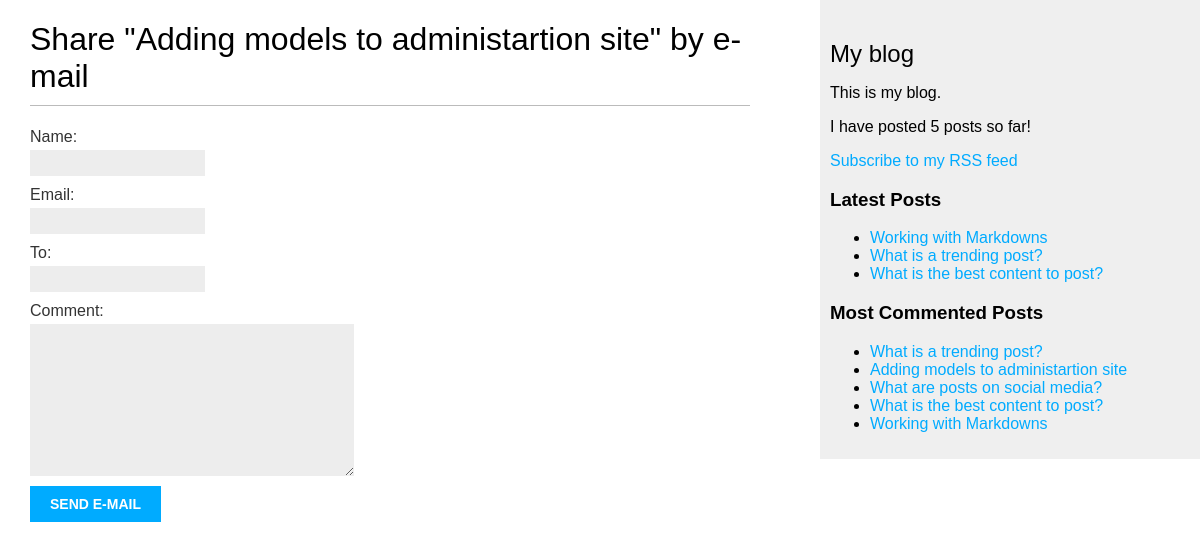
Screenshot of /blog/1/share/ with the database file from the repository.
### blog/models.py (models this page shows, shortened)
class Post(models.Model):
    class Status(models.TextChoices):
        DRAFT = 'DF', 'Draft'
        PUBLISHED = 'PB', 'Published'
    tag = TaggableManager()
    title = models.CharField(max_length = 250)
    slug = models.SlugField(max_length = 250, unique_for_date = 'publish')
    author = models.ForeignKey(User, on_delete = models.CASCADE, related_name = 'blog_posts')
    body = models.TextField()
    publish = models.DateTimeField(default = timezone.now)
    created = models.DateTimeField(auto_now_add = True)
    updated = models.DateTimeField(auto_now = True)
    status = models.CharField(max_length = 2, choices = Status.choices, default = Status.DRAFT)
    objects = models.Manager()
    published = PublishedManager()
    class Meta:
        ordering = ['-publish']
        indexes = [
            models.Index(fields=['-publish']),
        ]
    def get_absolute_url(self):
        return reverse('blog:post_detail', args=[self.publish.year, self.publish.month, self.publish.day, self.slug])

### blog/views.py (the view)
# urls.py: path('<int:post_id>/share/', views.post_share, name='post_share'),
def post_share(request, post_id):
    post = get_object_or_404(Post, id = post_id, status = Post.Status.PUBLISHED)
    sent = False
    if request.method == 'POST':
        form = EmailPostForm(request.POST)
        if form.is_valid():
            cd = form.cleaned_data
            post_url = request.build_absolute_uri(post.get_absolute_url())
            subject = f"Hi! my name is {cd['name']}. I recommend you to read {post.title}"
            comments = f"read {post.title} at {post_url}\n\n my comment: {cd['comment']}"
            send_mail(subject, comments, cd['email'], [cd['to']], fail_silently=False)
            sent = True
    else:
        form = EmailPostForm()
    return render(request, 'blog/post/share.html', {'post': post, 'form': form, 'sent': sent})

### blog/forms.py
class EmailPostForm(forms.Form):
    name = forms.CharField(max_length=25)
    email = forms.EmailField()
    to = forms.EmailField()
    comment = forms.CharField(required=False, widget=forms.Textarea)

### blog/models.py (called while the page is built)
    def get_queryset(self) -> QuerySet:
        return super().get_queryset() \
                .filter(status = Post.Status.PUBLISHED)

### blog/templatetags/blog_tags.py (called while the page is built)
@register.simple_tag
def total_posts():
    count = Post.published.all().count()
    return f"I have posted {count} posts so far!"

@register.inclusion_tag('blog/post/includes/latest_posts.html')
def get_latest_posts(count=3):
    posts = Post.published.all().order_by('-publish')[:count]
    return {'posts':posts}

@register.inclusion_tag('blog/post/includes/latest_posts.html')
def get_most_commented_posts(count=5):
    posts = Post.published.all().annotate(comment = Count('comments')) \
                                    .order_by('-comment')[:count]
    return {'posts':posts}

### blog/templates/blog/post/share.html (shortened to what this page needs)
{% extends 'blog/base.html' %}
{% block content %}
{% if sent %}
<h1>E-mail successfully sent</h1>
<p>
    {{post.title}} successfully sended to {{form.cleaned_data.to}}
</p>
{% else %}
<h1>Share "{{ post.title }}" by e-mail</h1>
<form method="post">
    {{form.as_p}}
    <input type="submit" value="Send e-mail">
</form>
{% endif %}
{% endblock %}

### blog/templates/blog/post/includes/latest_posts.html
{% for post in posts %}
    <li><a href="{{ post.get_absolute_url }}">{{post.title}}</a></li>
{% endfor %}

### blog/static/css/blog.css (style rules this page uses)
body { margin:0; padding:0; font-family:helvetica, sans-serif; }
a { color:#00abff; text-decoration:none; }
h1 { font-weight:normal; border-bottom:1px solid #bbb; padding:0 0 10px 0; }
label { float:left; clear:both; color:#333; margin-bottom:4px; }
input, textarea { clear:both; float:left; margin:0 0 10px; background:#ededed; border:0; padding:6px 10px; font-size:12px; }
input[type=submit] { font-weight:bold; background:#00abff; color:#fff; padding:10px 20px; font-size:14px; text-transform:uppercase; }

### rows the page displays
Post: title "Adding models to administartion site"
Post: title "Working with Markdowns"
Post: title "What is a trending post?"
Post: title "What is the best content to post?"
Post: title "What are posts on social media?"
